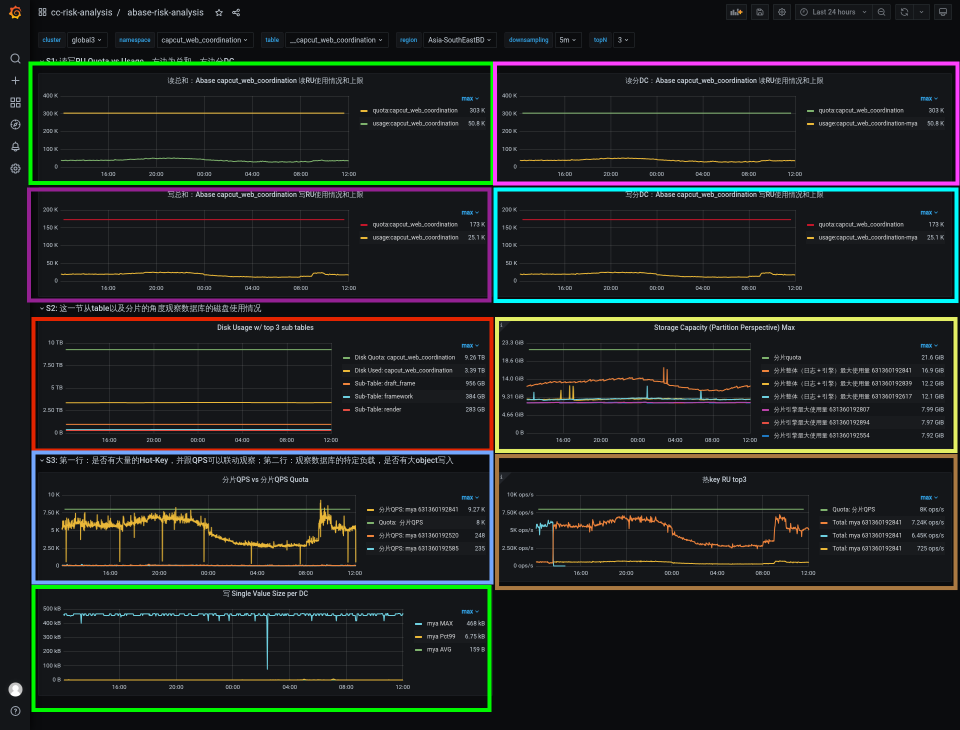
#> input picture screenshots/abase-risk-anal-11041203.png, 1920 x 1460 px, found by its file name (shown at 1/2 size)
$ python measure_panels.py
#> lines starting #> are read from the running program, lines starting #| are printed output that depends on the picture
#!/usr/bin/env python3
"""
Interactive tool to help measure panel coordinates precisely
"""
from PIL import Image, ImageDraw
import sys


def visualize_coordinates(image_path: str, coords_dict: dict):
    """Draw rectangles on image to visualize panel boundaries"""
#> called with image_path = 'screenshots/abase-risk-anal-11041203.png'
    img = Image.open(image_path)
#> img is the input picture: PIL image 1920x1460 RGBA; mean R, G, B, A 30.2, 33.3, 32.8, 255
    draw = ImageDraw.Draw(img)

    colors = [
        'red', 'green', 'blue', 'yellow', 'cyan', 'magenta',
        'orange', 'purple', 'pink'
    ]

    for i, (panel_id, coords) in enumerate(coords_dict.items()):
        x = coords['x']
        y = coords['y']
        w = coords['width']
        h = coords['height']

        color = colors[i % len(colors)]

        # Draw rectangle
        draw.rectangle(
            [x, y, x + w, y + h],
            outline=color,
            width=3
        )

        # Draw label
        draw.text((x + 5, y + 5), panel_id, fill=color)

    output_path = 'outputs/coordinates_visualization.png'
    img.save(output_path)
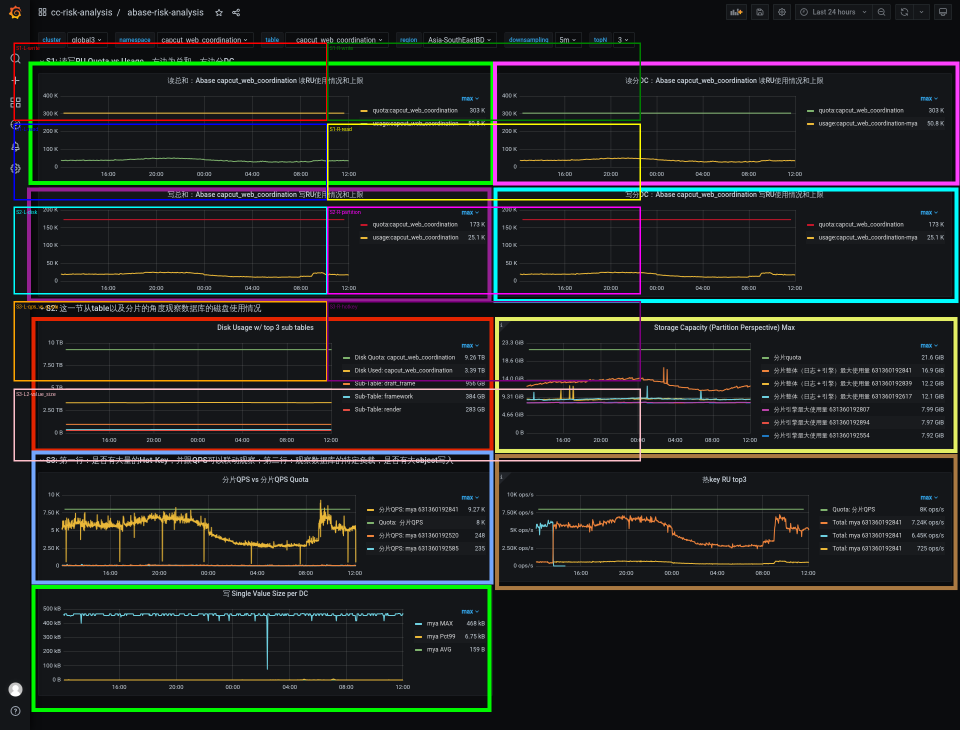
#> saved as coordinates_visualization.png: PIL image 1920x1460 RGBA (shown at 1/2 size); mean R, G, B, A 32.3, 34.7, 34.2, 255
    print(f"Saved visualization to: {output_path}")


if __name__ == '__main__':
    # Current coordinates
    coords = {
        'S1-L-write': {'x': 27, 'y': 85, 'width': 627, 'height': 156},
        'S1-R-write': {'x': 654, 'y': 85, 'width': 627, 'height': 156},
        'S1-L-read': {'x': 27, 'y': 247, 'width': 627, 'height': 153},
        'S1-R-read': {'x': 654, 'y': 247, 'width': 627, 'height': 153},
        'S2-L-disk': {'x': 27, 'y': 413, 'width': 627, 'height': 175},
        'S2-R-partition': {'x': 654, 'y': 413, 'width': 627, 'height': 175},
        'S3-L-qps_vs_quota': {'x': 27, 'y': 602, 'width': 627, 'height': 160},
        'S3-R-hotkey': {'x': 654, 'y': 602, 'width': 627, 'height': 160},
        'S3-L2-value_size': {'x': 27, 'y': 777, 'width': 1254, 'height': 145},
    }

    image_path = sys.argv[1] if len(sys.argv) > 1 else 'screenshots/abase-risk-anal-11041203.png'
    visualize_coordinates(image_path, coords)

$ run again, with screenshots/abase-risk-anal-11050309.png copied over screenshots/abase-risk-anal-11041203.png
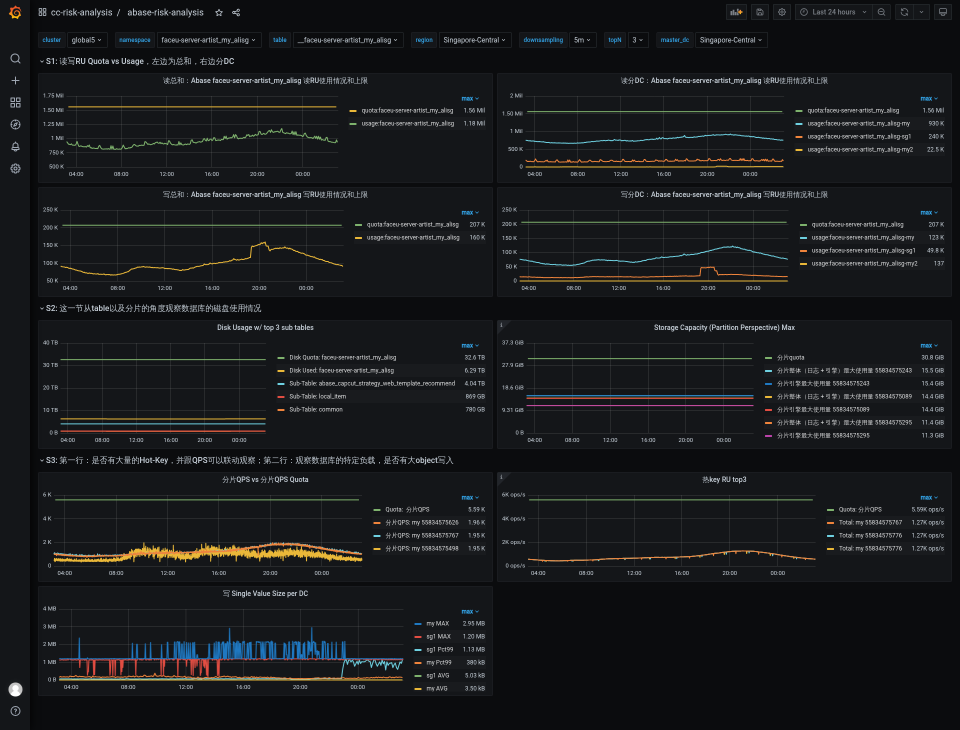
#> input picture screenshots/abase-risk-anal-11050309.png, 1920 x 1460 px, found by its file name (shown at 1/2 size)
#> in visualize_coordinates, img is the input picture: PIL image 1920x1460 RGB; mean R, G, B 24.2, 25.8, 27.8
#> in visualize_coordinates, `img.save(output_path)`:
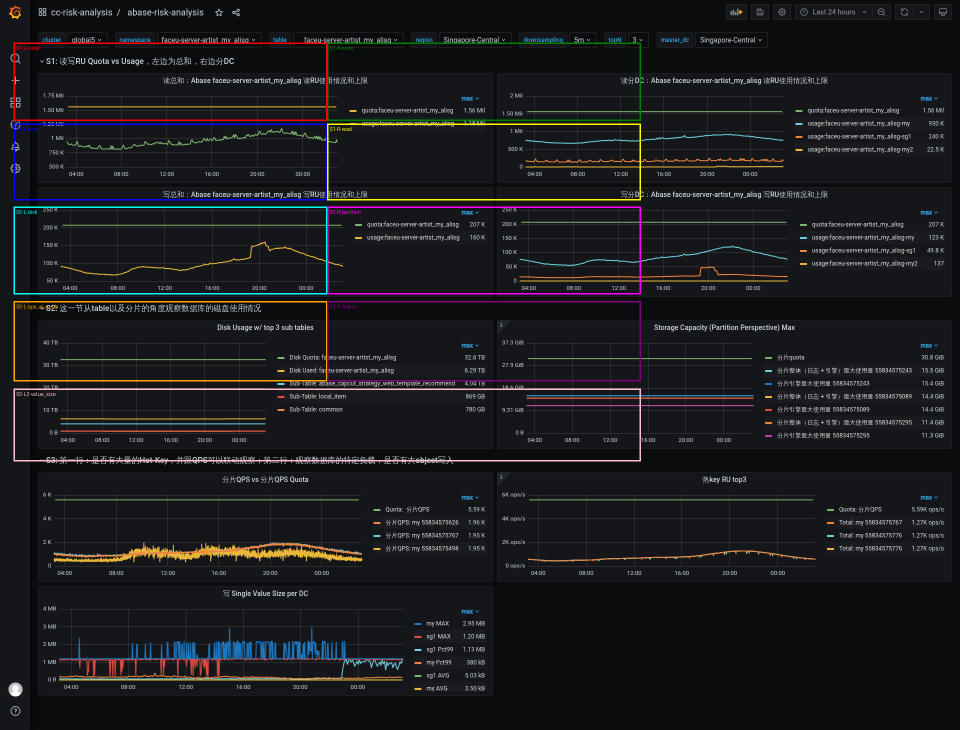
#> saved as coordinates_visualization.png: PIL image 1920x1460 RGB (shown at 1/2 size); mean R, G, B 26.5, 27.3, 29.4

$ run again, with screenshots/abase-risk-anal-11050829.png copied over screenshots/abase-risk-anal-11041203.png
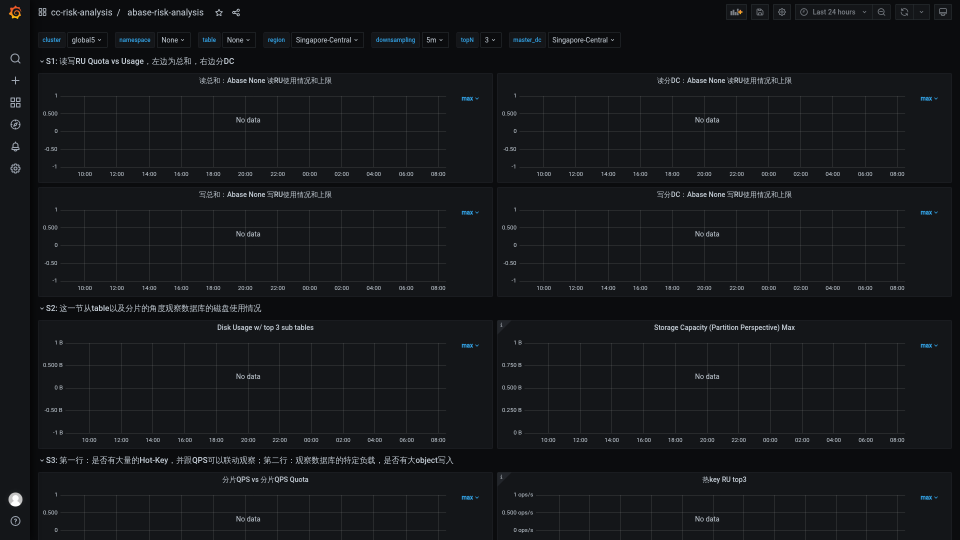
#> input picture screenshots/abase-risk-anal-11050829.png, 1920 x 1080 px, found by its file name (shown at 1/2 size)
#> in visualize_coordinates, img is the input picture: PIL image 1920x1080 RGB; mean R, G, B 21.3, 23.2, 26.1
#> in visualize_coordinates, `img.save(output_path)`:
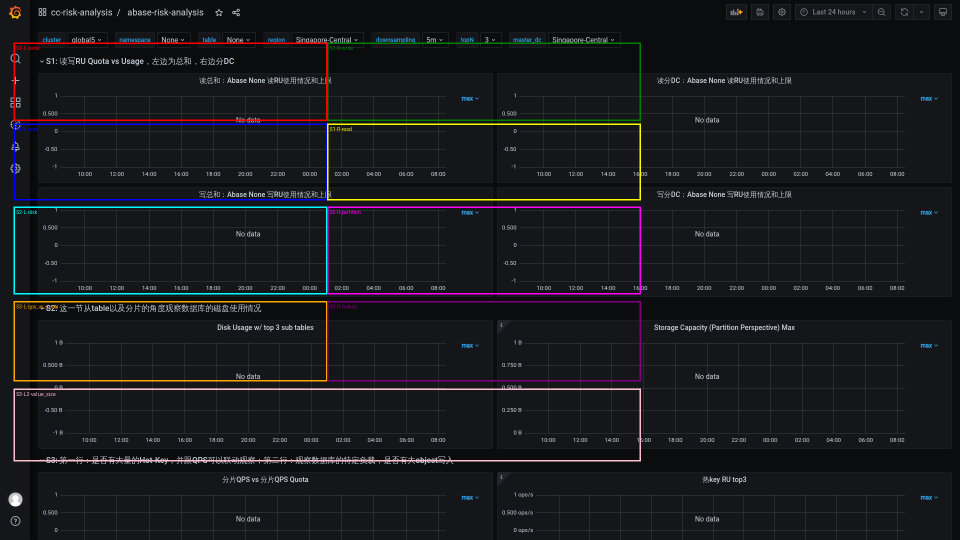
#> saved as coordinates_visualization.png: PIL image 1920x1080 RGB (shown at 1/2 size); mean R, G, B 24.5, 25.3, 28.4
